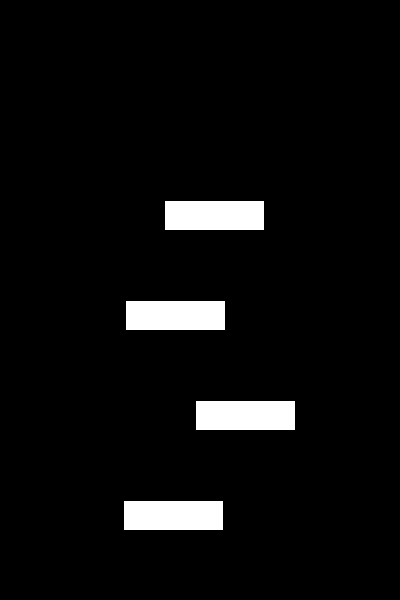
Frame 1 (no input)
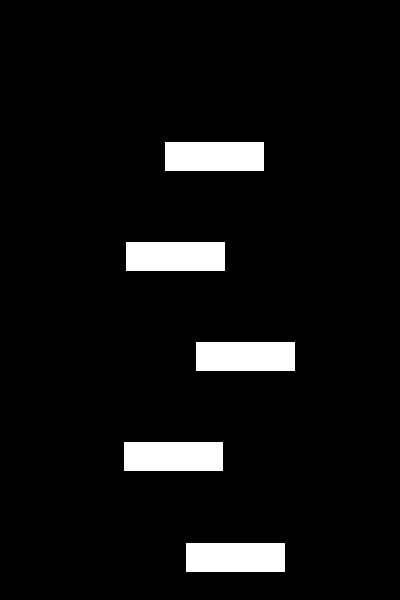
Frame 60 (the mouse pressed at the canvas centre just before this capture)
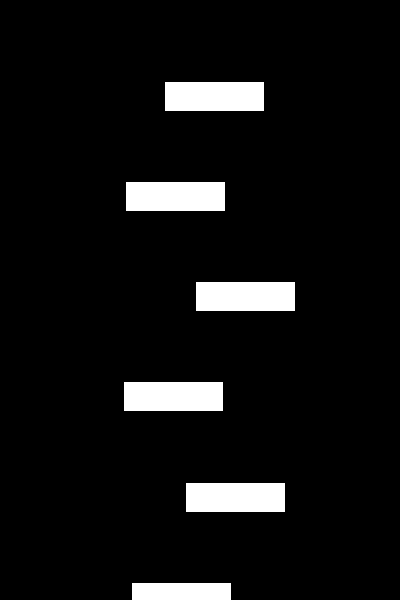
Frame 120 (the mouse held since frame 60 and released just before this capture)

The Processing sketch that drew these frames (run headless with seeded random() and noise(); from frame 60 on, the mouse is pressed at the canvas centre):

// Processing sketch: week13_1_floor_generate_per_second
// ── week13_1_floor_generate_per_second.pde
ArrayList<PVector> floor = new ArrayList<PVector>();
void setup(){
  size(400,600);
  floor.add( new PVector(random(100,200),200) );
  floor.add( new PVector(random(100,200),300) );
  floor.add( new PVector(random(100,200),400) );
  floor.add( new PVector(random(100,200),500) );
}
void draw(){
  background(0);
  for(PVector p : floor){
    rect(p.x, p.y, 100, 30);
    p.y-=1;
  }
  if(floor.get(0).y<-30) floor.remove(0);
  
  if(frameCount%100==1){
    floor.add( new PVector(random(100,200),600) );
  }
}
